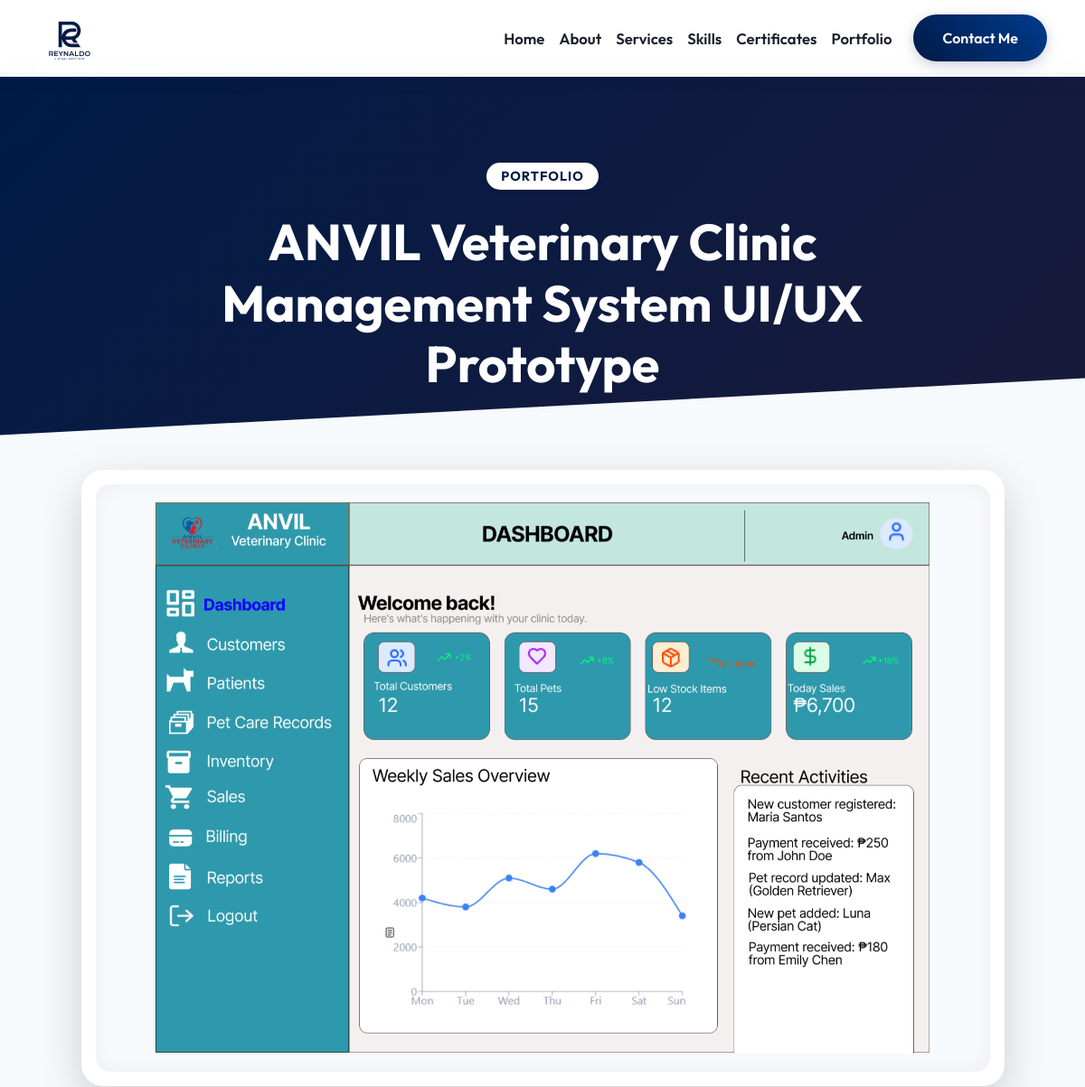
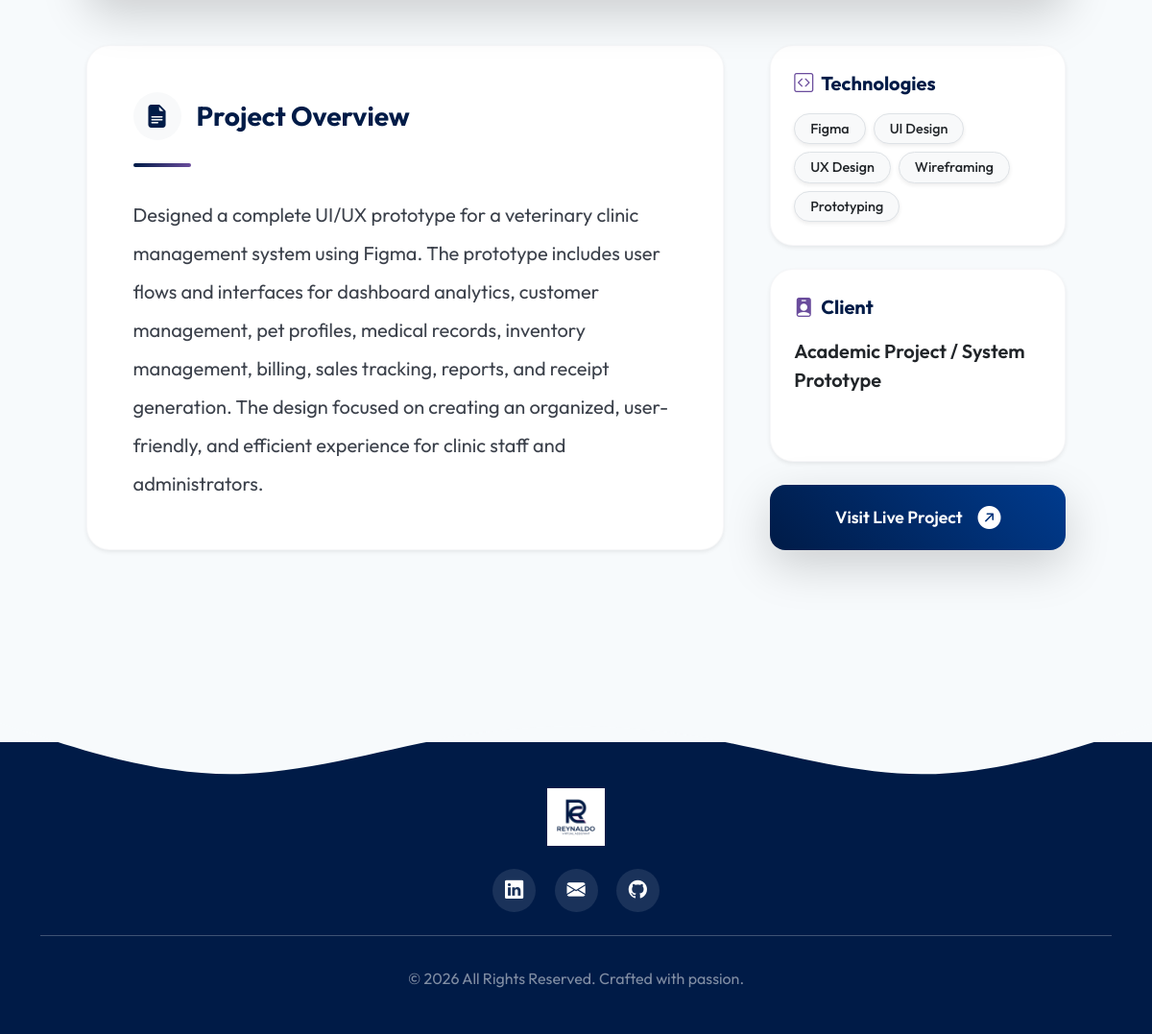
/project_details.php?id=1, run on the app's committed database (2 pictures, top to bottom).
### tables this page shows
CREATE TABLE `projects` (
  `id` int(11) NOT NULL,
  `title` varchar(150) NOT NULL,
  `description` text NOT NULL,
  `image` varchar(255) NOT NULL,
  `category` varchar(50) NOT NULL,
  `tech_stack` varchar(255) DEFAULT NULL,
  `project_link` varchar(255) DEFAULT NULL,
  `client` varchar(255) DEFAULT NULL,
  `project_date` varchar(100) DEFAULT NULL
);

### project_details.php (the view, shortened to what this page needs)
<?php
require_once 'includes/db.php';
$id = $_GET['id'];
$stmt = $pdo->prepare("SELECT * FROM projects WHERE id = ?");
$stmt->execute([$id]);
$project = $stmt->fetch();
$stmt_img = $pdo->prepare("SELECT * FROM project_images WHERE project_id = ?");
$stmt_img->execute([$id]);
$additional_images = $stmt_img->fetchAll();
$all_images = [];
if(!empty($project['image'])) {
    $all_images[] = $project['image'];
}
foreach($additional_images as $img) {
    $all_images[] = $img['image_path'];
}
include 'includes/header.php';
?>
<header class="page-header pb-5">
    <div class="container">
        <span class="badge bg-white text-primary px-3 py-2 rounded-pill mb-4 shadow-sm" style="color: var(--primary-color) !important; font-size: 0.9rem; font-weight: 700; text-transform: uppercase; letter-spacing: 1px;">
            <?= htmlspecialchars($project['category'] ?? 'Portfolio Project') ?>
        </span>
        <h1 class="display-4 fw-bolder mb-3" style="max-width: 900px; margin: 0 auto; line-height: 1.2;">
            <?= htmlspecialchars($project['title']) ?>
        </h1>
    </div>
</header>
<section class="section-padding bg-slate" style="margin-top: -80px; position: relative; z-index: 10;">
    <div class="container">
        <?php if(count($all_images) > 0): ?>
        <div class="row justify-content-center mb-5">
            <div class="col-lg-11">
                <div class="card border-0 shadow-lg p-3 bg-white" style="border-radius: 24px;">
                    <div id="projectCarousel" class="carousel slide carousel-fade" data-bs-ride="carousel" data-bs-interval="1500" style="border-radius: 16px; overflow: hidden; background: var(--bg-light); box-shadow: inset 0 0 20px rgba(0,0,0,0.05);">
                        <div class="carousel-inner">
                            <?php foreach($all_images as $index => $img): ?>
                            <div class="carousel-item <?= $index === 0 ? 'active' : '' ?>">
                                <img src="assets/images/projects/<?= htmlspecialchars($img) ?>" class="d-block w-100" alt="Project Image" style="max-height: 650px; object-fit: contain; padding: 20px;">
                            </div>
                            <?php endforeach; ?>
                        </div>
                    </div>
                </div>
            </div>
        </div>
        <?php endif; ?>
        <div class="row justify-content-center">
            <div class="col-lg-11">
                <div class="row g-5">
                    <div class="col-lg-8">
                        <div class="bg-white p-5 h-100 shadow-sm" style="border-radius: 24px; border: 1px solid rgba(0,27,71,0.03);">
                            <div class="d-flex align-items-center mb-4">
                                <div class="bg-light rounded-circle d-flex align-items-center justify-content-center me-3" style="width: 50px; height: 50px; color: var(--primary-color);">
                                    <i class="bi bi-file-earmark-text-fill fs-4"></i>
                                </div>
                                <h3 class="fw-bolder mb-0" style="color: var(--primary-color);">Project Overview</h3>
                            </div>
                            <div style="height: 4px; width: 60px; background: linear-gradient(90deg, var(--primary-color), var(--accent-color)); border-radius: 4px; margin-bottom: 30px;"></div>
                            <div class="text-muted fs-5 lh-lg" style="color: var(--text-dark) !important; font-weight: 400; opacity: 0.85;">
                                <?= nl2br(htmlspecialchars($project['description'])) ?>
                            </div>
                        </div>
                    </div>
                    <div class="col-lg-4">
                        <div class="d-flex flex-column gap-4 h-100">
                            <div class="bg-white p-4 shadow-sm" style="border-radius: 24px; border: 1px solid rgba(0,27,71,0.03); flex: 1;">
                                <div class="d-flex align-items-center mb-3">
                                    <i class="bi bi-code-square fs-5 me-2" style="color: var(--accent-color);"></i>
                                    <h5 class="fw-bold mb-0" style="color: var(--primary-color);">Technologies</h5>
                                </div>
                                <?php
                                $tech_array = !empty($project['tech_stack']) ? explode(',', $project['tech_stack']) : ['N/A'];
                                ?>
                                <div class="d-flex flex-wrap gap-2 mt-3">
                                    <?php foreach($tech_array as $tech): ?>
                                        <span class="badge bg-light text-dark border px-3 py-2 rounded-pill shadow-sm" style="font-size: 0.9rem; font-weight: 500;">
                                            <?= htmlspecialchars(trim($tech)) ?>
                                        </span>
                                    <?php endforeach; ?>
                                </div>
                            </div>
                            <div class="bg-white p-4 shadow-sm" style="border-radius: 24px; border: 1px solid rgba(0,27,71,0.03); flex: 1;">
                                <div class="d-flex align-items-center mb-3">
                                    <i class="bi bi-person-badge-fill fs-5 me-2" style="color: var(--accent-color);"></i>
                                    <h5 class="fw-bold mb-0" style="color: var(--primary-color);">Client</h5>
                                </div>
                                <p class="fs-5 fw-semibold text-dark mt-2 mb-0">
                                    <?= !empty($project['client']) ? htmlspecialchars($project['client']) : 'Personal Project' ?>
                                </p>
                            </div>
                            <?php if(!empty($project['project_link'])): ?>
                            <a href="<?= htmlspecialchars($project['project_link']) ?>" target="_blank" class="btn btn-primary-custom w-100 py-3 shadow-lg d-flex align-items-center justify-content-center" style="border-radius: 16px; font-size: 1.1rem;">
                                <span>Visit Live Project</span>
                                <i class="bi bi-arrow-up-right-circle-fill ms-3 fs-4"></i>
                            </a>
                            <?php endif; ?>
                        </div>
                    </div>
                </div>
            </div>
        </div>
    </div>
</section>
<?php include 'includes/footer.php'; ?>

### includes/header.php (shortened to what this page needs)
<?php
require_once 'db.php';
$stmt = $pdo->query("SELECT * FROM settings WHERE id = 1");
$settings = $stmt->fetch();
$current_page = basename($_SERVER['PHP_SELF']);
?>
<!DOCTYPE html>
<html lang="en">
<head>
    <link href="https://cdn.jsdelivr.net/npm/bootstrap@5.3.2/dist/css/bootstrap.min.css" rel="stylesheet">
    <link rel="stylesheet" href="https://cdn.jsdelivr.net/npm/bootstrap-icons@1.11.1/font/bootstrap-icons.css">
    <link rel="stylesheet" href="assets/css/style.css?v=<?= time() ?>">
</head>
<body>
    <nav class="navbar navbar-expand-lg navbar-light navbar-custom fixed-top">
        <div class="container">
            <a class="navbar-brand" href="index">
                <img src="assets/images/logo.png" alt="Reynaldo" style="height: 70px; width: auto; margin: -15px 0;">
            </a>
            <div class="collapse navbar-collapse" id="navbarNav">
                <ul class="navbar-nav ms-auto align-items-center">
                    <li class="nav-item">
                        <a class="nav-link <?= $current_page == 'index.php' ? 'active' : '' ?>" href="index">Home</a>
                    </li>
                    <li class="nav-item">
                        <a class="nav-link <?= $current_page == 'about.php' ? 'active' : '' ?>" href="about">About</a>
                    </li>
                    <li class="nav-item">
                        <a class="nav-link <?= $current_page == 'services.php' ? 'active' : '' ?>" href="services">Services</a>
                    </li>
                    <li class="nav-item">
                        <a class="nav-link <?= $current_page == 'skills.php' ? 'active' : '' ?>" href="skills">Skills</a>
                    </li>
                    <li class="nav-item">
                        <a class="nav-link <?= $current_page == 'certificates.php' ? 'active' : '' ?>" href="certificates">Certificates</a>
                    </li>
                    <li class="nav-item">
                        <a class="nav-link <?= $current_page == 'portfolio.php' ? 'active' : '' ?>" href="portfolio">Portfolio</a>
                    </li>
                    <li class="nav-item ms-lg-3 mt-3 mt-lg-0">
                        <a class="btn btn-primary-custom" href="contact">Contact Me</a>
                    </li>
                </ul>
            </div>
        </div>
    </nav>
    <main class="flex-grow-1 d-flex flex-column">

### includes/footer.php (shortened to what this page needs)
    </main>
    <div style="overflow: hidden; width: 100%;">
        <div style="min-height: 100px;"></div>
        <footer class="footer position-relative">
            <div class="footer-shape">
            </div>
            <div class="container text-center pt-5" style="position: relative; z-index: 1;">
            <div class="mb-4">
                <img src="assets/images/logo.png" alt="Reynaldo Estandarte Jr. Logo" height="60">
            </div>
            <div class="social-links mb-4">
                <a href="<?= htmlspecialchars($settings['linkedin_url'] ?? '#') ?>" target="_blank"><i class="bi bi-linkedin"></i></a>
                <a href="mailto:<?= htmlspecialchars($settings['email'] ?? '#') ?>"><i class="bi bi-envelope-fill"></i></a>
                <a href="#"><i class="bi bi-github"></i></a>
            </div>
            <hr class="border-light opacity-25">
            <p class="mb-0 text-white-50 py-3">&copy; <?= date('Y') ?> All Rights Reserved. Crafted with passion.</p>
        </div>
    </footer>
    </div>
</body>
</html>

### assets/css/style.css (style rules this page uses)
:root { --primary-color: #001B47; --primary-hover: #002868; --accent-color: #6a4c9c; --text-dark: #1a202c; --text-muted: #718096; --bg-light: #f7fafc; --bg-slate: #edf2f7; --white: #ffffff; }
html { height: 100%; }
body { font-family: 'Outfit', sans-serif; color: var(--text-dark); background-color: var(--bg-light); padding-top: 80px; display: flex; flex-direction: column; min-height: 100vh; }
.page-header { background: linear-gradient(135deg, var(--primary-color) 0%, #1a1a3a 100%); padding: 100px 0 60px; color: var(--white); text-align: center; position: relative; overflow: hidden; }
.page-header::after { content: ''; position: absolute; bottom: -50px; left: 0; width: 100%; height: 100px; background: var(--bg-light); transform: skewY(-3deg); z-index: 1; }
.page-header h1 { position: relative; z-index: 2; font-size: 3.5rem; font-weight: 800; color: var(--white); }
h1, h2, h3, h4, h5, h6 { font-weight: 700; color: var(--primary-color); }
.navbar-custom { background-color: rgba(255, 255, 255, 0.95); backdrop-filter: blur(15px); box-shadow: 0 4px 20px rgba(0, 0, 0, 0.05); transition: all 0.3s ease; padding: 15px 0; }
.navbar-custom .navbar-brand { color: var(--primary-color); font-weight: 800; font-size: 1.8rem; }
.navbar-custom .nav-link { color: var(--text-dark); font-weight: 600; font-size: 1.05rem; padding: 0.5rem 1.2rem; transition: 0.3s ease; }
.btn-primary-custom { background: linear-gradient(45deg, var(--primary-color), #003b8e); color: var(--white); padding: 14px 32px; border-radius: 50px; font-weight: 600; border: none; transition: all 0.3s ease; box-shadow: 0 4px 15px rgba(0, 27, 71, 0.2); }
.section-padding { padding: 100px 0; }
.footer { background-color: var(--primary-color); color: var(--white); padding: 0 0 30px; margin-bottom: 0 !important; border: none; outline: none; }
.footer-shape { position: absolute; top: -100px; left: 0; width: 100%; overflow: hidden; line-height: 0; }
.social-links a { display: inline-flex; align-items: center; justify-content: center; width: 45px; height: 45px; border-radius: 50%; background: rgba(255,255,255,0.1); color: var(--white); margin: 0 8px; font-size: 1.2rem; transition: all 0.3s ease; }

### data on the page
projects: category "PORTFOLIO", title "ANVIL Veterinary Clinic Management System UI/UX Prototype", description "Designed a complete UI/UX prototype for a veterinary clinic management system using Figma. The prototype includes user flows and interfaces for dashboard analytics, customer management, pet profiles, medical records, inventory management, billing, sales tracking, reports, and receipt generation. The design focused on creating an organized, user-friendly, and efficient experience for clinic staff and administrators.", tech_stack "Figma", tech_stack "UI Design", tech_stack "UX Design", tech_stack "Wireframing", tech_stack "Prototyping", client "Academic Project / System Prototype"
